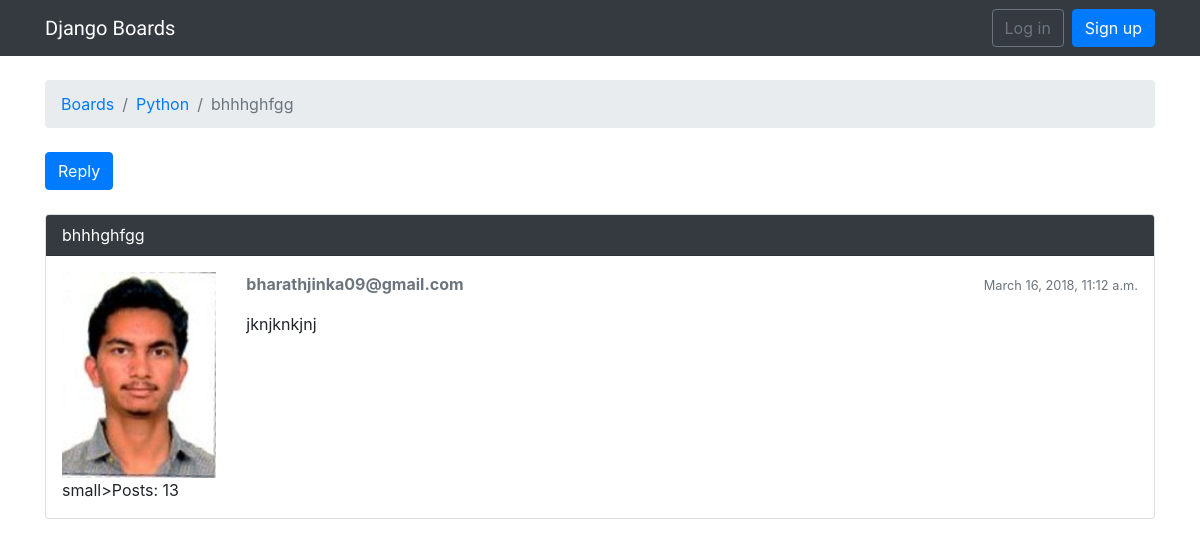
Before: /boards/2/topics/5/ with the older database file.
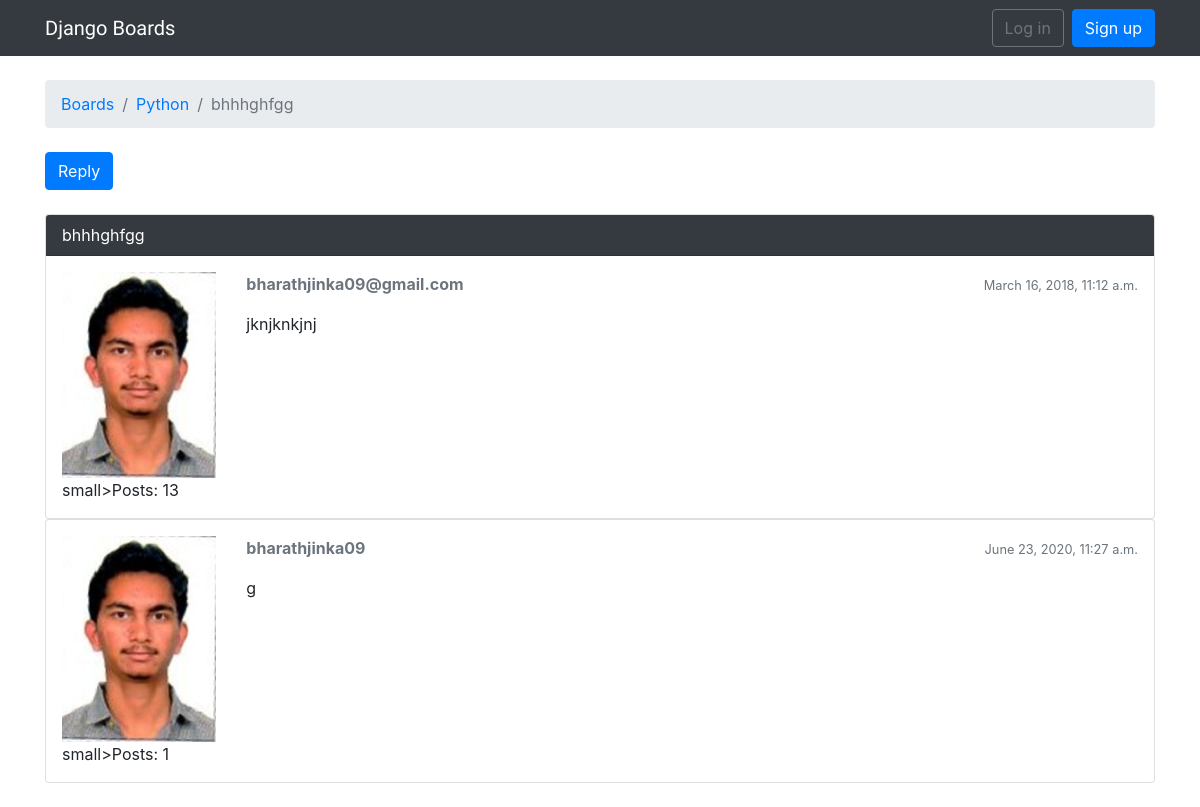
After: the same page with the newer database file.
### boards/models.py (models this page shows, shortened)
class Topic(models.Model):
    subject = models.CharField(max_length=255)
    last_updated = models.DateTimeField(auto_now_add=True)
    board = models.ForeignKey(Board, related_name='topics',on_delete=models.CASCADE)
    starter = models.ForeignKey(User, related_name='topics',on_delete=models.CASCADE)
    views = models.PositiveIntegerField(default=0)

class Board(models.Model):
    name = models.CharField(max_length=300, unique=True)
    description = models.CharField(max_length=1000)

class Post(models.Model):
    message = models.TextField(max_length=4000)
    topic = models.ForeignKey(Topic, related_name='posts',on_delete=models.CASCADE)
    created_at = models.DateTimeField(auto_now_add=True)
    updated_at = models.DateTimeField(null=True)
    created_by = models.ForeignKey(User, related_name='posts',on_delete=models.CASCADE)
    updated_by = models.ForeignKey(User, null=True, related_name='+',on_delete=models.CASCADE)
    def get_message_as_markdown(self):
        return mark_safe(markdown(self.message, safe_mode='escape'))

### boards/views.py (the view)
# urls.py: url(r'^boards/(?P<pk>\d+)/topics/(?P<topic_pk>\d+)/$', views.PostListView.as_view(), name='topic_posts'),
class PostListView(ListView):
    model = Post
    context_object_name = 'posts'
    template_name = 'topic_posts.html'
    paginate_by = 200
    def get_context_data(self, **kwargs):
        session_key = 'viewed_topic_{}'.format(self.topic.pk)
        if not self.request.session.get(session_key, False):
            self.topic.views += 1
            self.topic.save()
            self.request.session[session_key] = True
        kwargs['topic'] = self.topic
        return super().get_context_data(**kwargs)
    def get_queryset(self):
        self.topic = get_object_or_404(Topic, board__pk=self.kwargs.get('pk'), pk=self.kwargs.get('topic_pk'))
        queryset = self.topic.posts.order_by('created_at')
        return queryset

### templates/topic_posts.html (shortened to what this page needs)
{% extends 'base.html' %}
{% load static  %}
{% block breadcrumb %}
  <li class="breadcrumb-item"><a href="{% url 'home' %}">Boards</a></li>
  <li class="breadcrumb-item"><a href="{% url 'board_topics' topic.board.pk %}">{{ topic.board.name }}</a></li>
  <li class="breadcrumb-item active">{{ topic.subject }}</li>
{% endblock %}
{% block content %}
<div class="mb-4">
    <a href="{% url 'reply_topic' topic.board.pk topic.pk %}" class="btn btn-primary" role="button">Reply</a>
</div>
  {% for post in posts %}
    <div id="{{ post.pk }}" class="card {% if forloop.last %}mb-4{% else %}mb-2{% endif %}{% if forloop.first %}border-dark{% endif %}">
      {% if forloop.first %}
      <div class="card-header text-white bg-dark py-2 px-3">{{ topic.subject }}</div>
    {% endif %}
      <div class="card-body p-3">
        <div class="row">
          <div class="col-2">
            <img src="{% static 'img/BHARATH.jpg' %}" alt="{{ post.created_by.username }}" class="w-100">
            small>Posts: {{ post.created_by.posts.count }}</small>
          </div>
          <div class="col-10">
            <div class="row mb-3">
              <div class="col-6">
                <strong class="text-muted">{{ post.created_by.username }}</strong>
              </div>
              <div class="col-6 text-right">
                <small class="text-muted">{{ post.created_at }}</small>
              </div>
            </div>
            {{ post.get_message_as_markdown }}
          </div>
        </div>
      </div>
    </div>
  {% endfor %}
{% endblock %}

### templates/base.html (shortened to what this page needs)
{% load static %}
<!DOCTYPE html>
<html>
  <head>
    <link rel="stylesheet" href="{% static 'css/bootstrap.min.css' %}">
    <link rel="stylesheet" href="{% static 'css/app.css' %}">
    <link rel="stylesheet" href="https://cdn.jsdelivr.net/simplemde/latest/simplemde.min.css">
  </head>
  <body>
  {% block body   %}
    <nav class="navbar navbar-expand-sm navbar-dark bg-dark">
      <div class="container">
        <a class="navbar-brand" href="{% url 'home' %}">Django Boards</a>
        <div class="collapse navbar-collapse" id="mainMenu">
            {% if user.is_authenticated %}
          <ul class="navbar-nav ml-auto">
              <li class="nav-item dropdown">
                  <a class="nav-link dropdown-toggle" href="#" id="userMenu" data-toggle="dropdown" aria-haspopup="true" aria-expanded="false">
                      {{ user.username }}
                  </a>
                  <div class="dropdown-menu dropdown-menu-right" aria-labelledby="userMenu">
                       <a class="dropdown-item" href="{% url 'home' %}">My account</a>
                        <a class="dropdown-item" href="{% url 'password_change' %}">Change password</a>
                        <div class="dropdown-divider"></div>
                      <a class="dropdown-item" href="{% url 'logout' %}">Log out</a>
                      <a href="{% url 'login' %}" class="btn btn-outline-secondary">Log in</a>
                  </div>
              </li>
          </ul>
            {% else %}
            <form class="form-inline ml-auto">
                <a href="{% url 'login' %}" class="btn btn-outline-secondary">Log in</a>
                <a href="{% url 'signup' %}" class="btn btn-primary ml-2">Sign up</a>
            </form>
            {% endif %}
      </div>
      </div>
    </nav>
    <div class="container">
      <ol class="breadcrumb my-4">
        {% block breadcrumb %}
        {% endblock %}
      </ol>
      {% block content %}
      {% endblock %}
    </div>
  {% endblock body  %}
  </body>
</html>

### static/css/app.css (style rules this page uses)
.navbar-brand { font-family: 'Dancing Script', cursive; }

Changed rows visible on the page:
added Post: created_by.posts.count "1", created_by.username "bharathjinka09", created_at "June 23, 2020, 11:27 a.m.", get_message_as_markdown "g"
